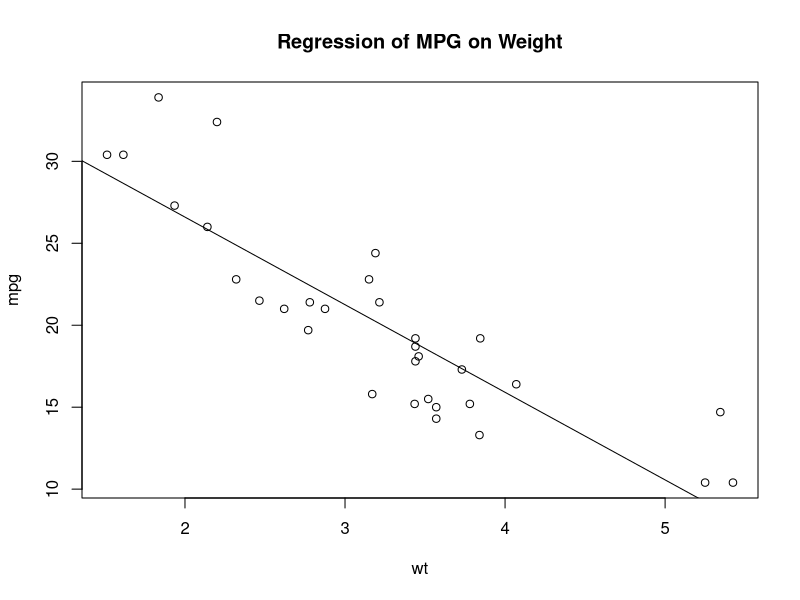
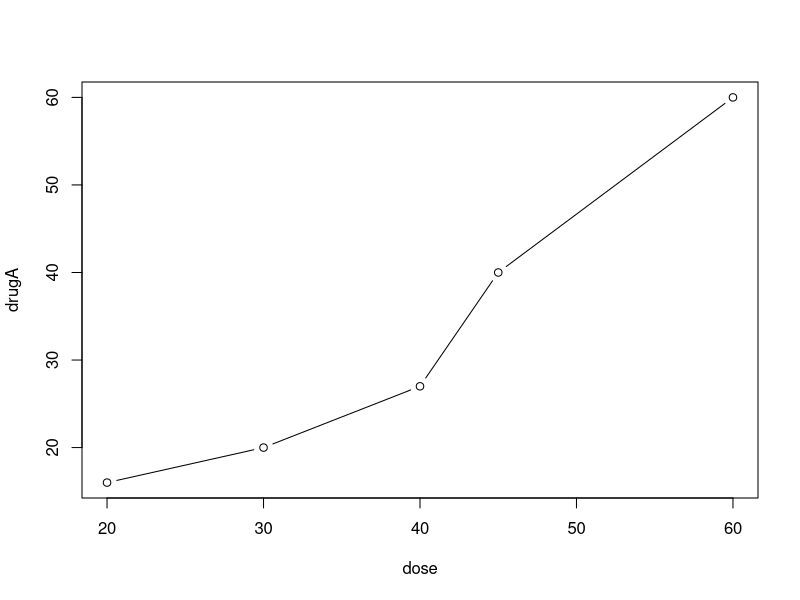
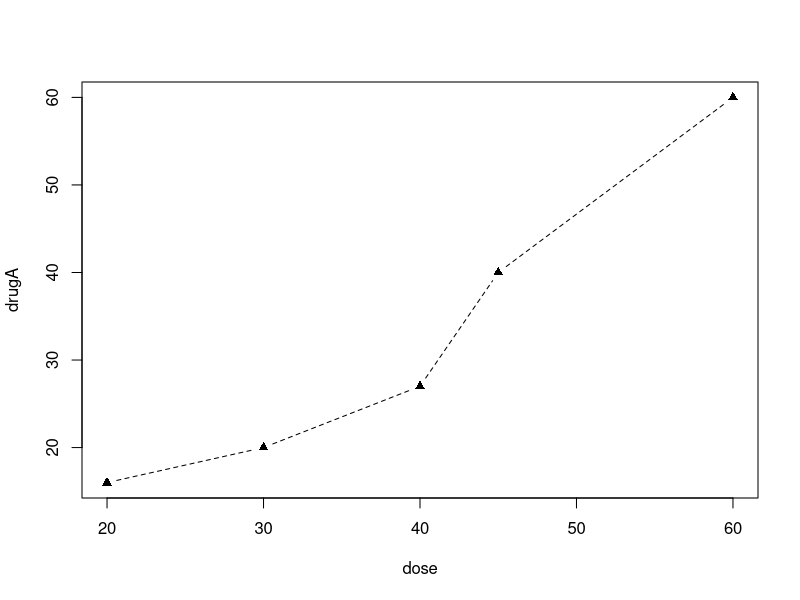
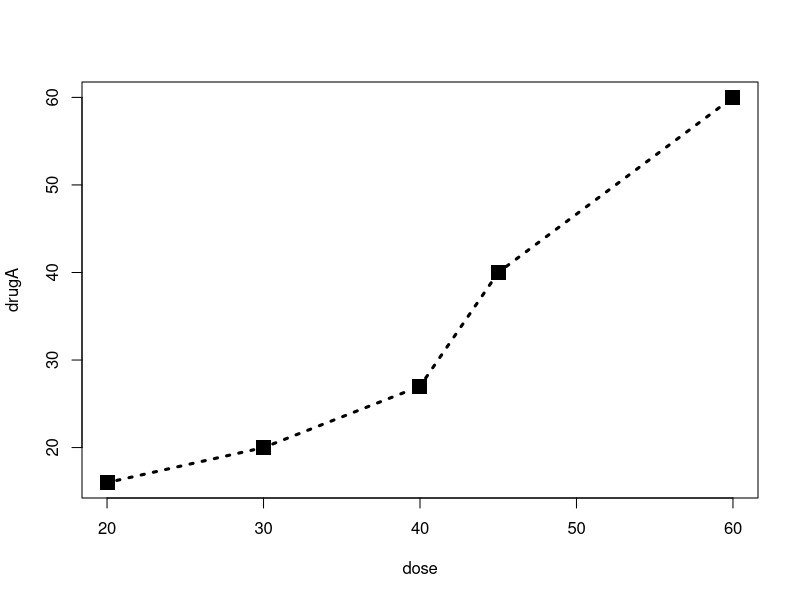
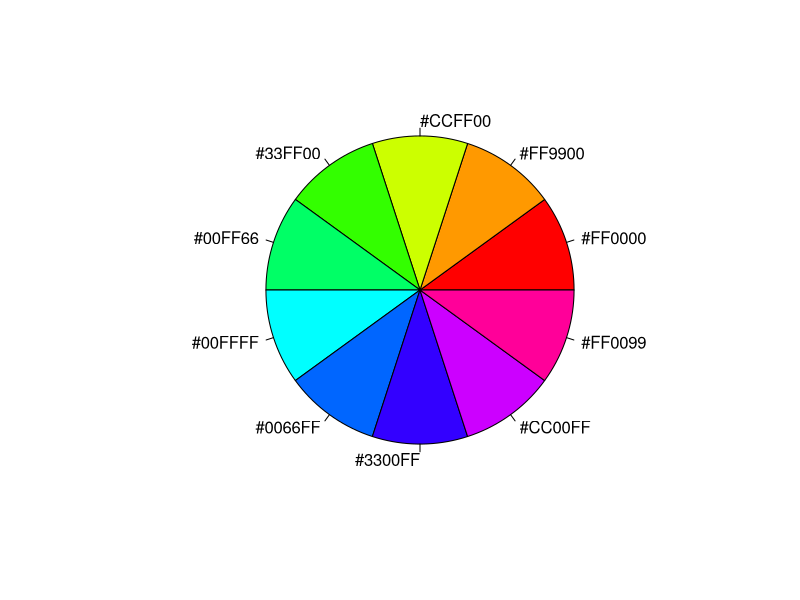
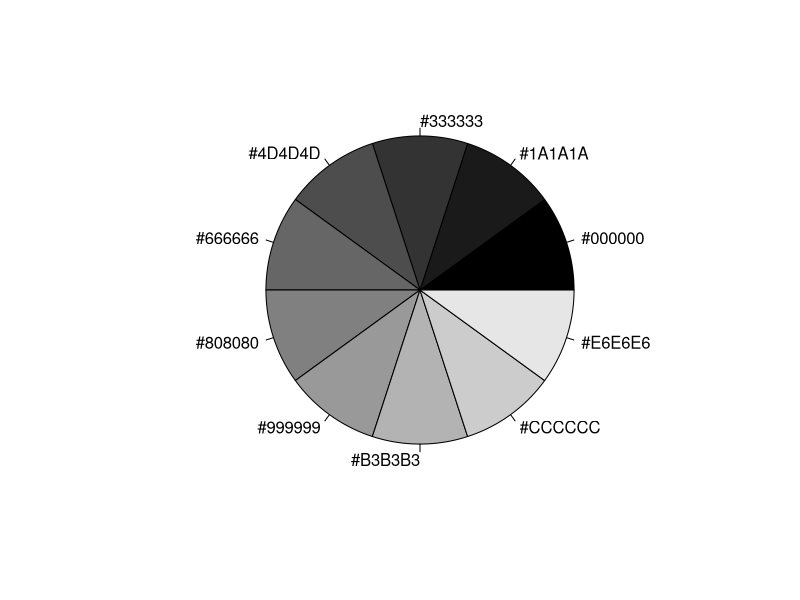
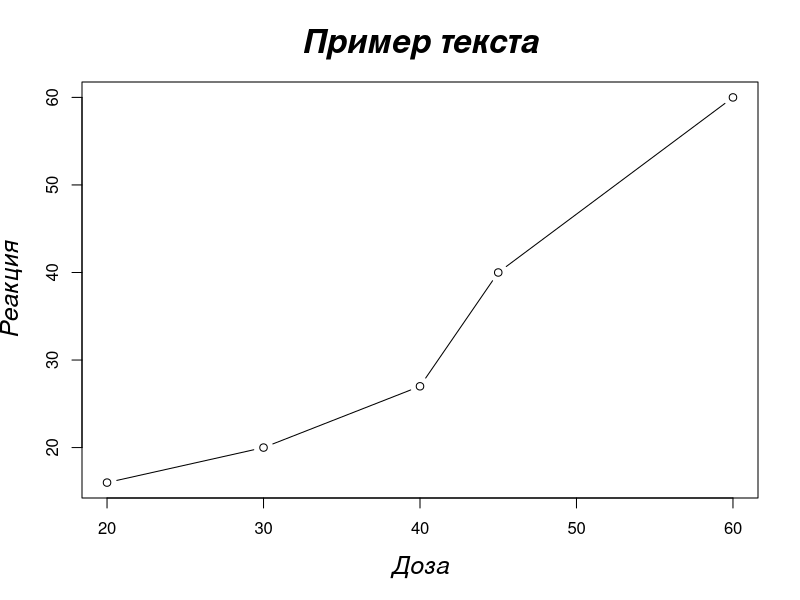
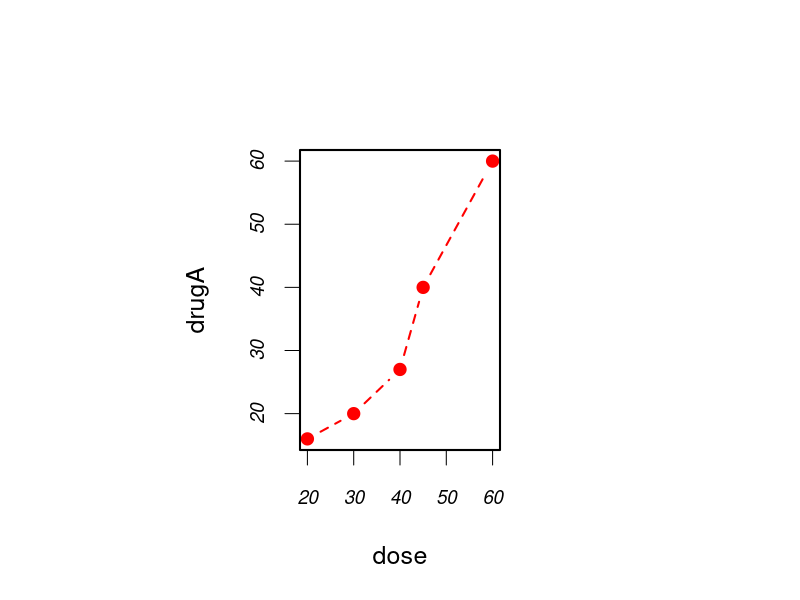

Write the R code that produced these figures, in order.
png("example_0.png")
attach(mtcars)
plot(wt, mpg)
abline(lm(mpg ~ wt))
title("Regression of MPG on Weight")
detach(mtcars)
dev.off()

dose <- c(20, 30, 40, 45, 60)
drugA <- c(16, 20, 27, 40, 60)
drugB <- c(15, 18, 25, 31, 40)

png("example_1.png")
plot(dose, drugA, type = "b")
dev.off()

png("example_2.png")
opar <- par(no.readonly = TRUE)
par(lty = 2, pch = 17)
plot(dose, drugA, type = "b")
par(opar)
dev.off()

png("example_3.png")
plot(dose, drugA, type = "b", lty = 3, lwd = 3, pch = 15, cex = 2)
dev.off()

n <- 10
mycolors <- rainbow(n)
png("example_4.png")
pie(rep(1, n), labels = mycolors, col = mycolors)
mygrays <- gray(0:n/n)
png("example_5.png")
pie(rep(1, n), labels = mygrays, col = mygrays)
dev.off()

png("example_6.png")
opar <- par(no.readonly = TRUE)
par(font.lab = 3, cex.lab = 1.5, font.main = 4, cex.main = 2)
plot(dose, drugA, type = "b", main = "Пример текста", xlab = "Доза", ylab = "Реакция")
par(opar)
dev.off()

png("example_7.png")
opar <- par(no.readonly=TRUE)
par(pin=c(2, 3))
par(lwd=2, cex=1.5)
par(cex.axis=.75, font.axis=3)
plot(dose, drugA, type="b", pch=19, lty=2, col="red")
plot(dose, drugB, type="b", pch=23, lty=6, col="blue", bg="green")
par(opar)
dev.off()

x <- c(1:10)
y <- x
z <- 10 / x

png("example_8.png")
opar <- par(no.readonly = TRUE)
plot(dose, drugA, type="b",
    col="red", lty=2, pch=2, lwd=2,
    main="клинические испытания прпарата A",
    sub="это вымышленные данные",
    xlab="Доза", ylab="Эффект от препарата",
    xlim=c(0, 60), ylim=c(0, 70))
par(opar)
dev.off()

png("example_9.png")
plot(dose, drugA, type = "b", ann = FALSE)
title(main = "клинические испытания препарата А", col.main = "red",
      sub = "это вымышленные данные", col.sub = "blue",
      xlab = "Доза", ylab = "Эффект от препарата", col.lab = "green", cex.lab = 0.75)
dev.off()

png("example_10.png")
plot(dose, drugA, type = "b", pch = 17, lty = 1, col = "red",
     ylim = c(0, 70), xlab = "Доза", ylab = "Реакция",
     main = "Сравнение лекарств A и B")
lines(dose, drugB, type = "b", pch = 19, lty = 2, col = "blue")
legend("topleft", legend = c("Лекарство A", "Лекарство B"),
       col = c("red", "blue"), pch = c(17, 19), lty = c(1, 2))
dev.off()

x <- seq(0.1, 10, by = 1)
y_square <- x^2
y_exp <- exp(x)
x_sin <- seq(0, 2*pi, length.out = 10)
y_sin <- sin(x_sin)

png("x2.png")
plot(x, y_square, type = "b", pch = 16, col = "blue", lty = 1,
     main = "y = x^2",
     xlab = "x", ylab = "y")
dev.off()

png("exp.png")
plot(x, y_exp, type = "l", lwd = 2, col = "red",
     main = "y = exp(x)",
     xlab = "x", ylab = "y")
points(x, y_exp, pch = 19, col = "red", cex = 0.5)
dev.off()

png("sin.png")
plot(x_sin, y_sin, type = "l", lty = 1, col = "darkgreen", lwd = 2,
     main = "y = sin(x)",
     sub = "x от 0 до 2π",
     xlab = "x (радианы)", ylab = "sin(x)",
     xaxt = "n")
axis(1, at = c(0, pi/2, pi, 3*pi/2, 2*pi),
     labels = c("0", "π/2", "π", "3π/2", "2π"))
dev.off()

png("comment_code.png")
# Инициализация данных
x <- c(1:10)
y <- x
z <- 10/x

# Сохраняем текущие графические параметры
opar <- par(no.readonly = TRUE)
# Устанавливаем поля графика
par(mar = c(5, 4, 4, 8) + 0.1)

# Строим график типа "b", 21 - круги, красный цвет,
# без оси y, тип линии 3 - пунктир, без автоматических заголовков
plot(x, y, type = "b",
     pch = 21, col = "red",
     yaxt = "n", lty = 3, ann = FALSE)

# Добавляем линию, 22 - квадраты, синий цвет, тип линии 2 - штриховая
lines(x, z, type = "b", pch = 22, col = "blue", lty = 2)

# Добавляем ось Y (2 - слева) с делениями в точках x, подписи красные, перпендикулярно оси
axis(2, at = x, labels = x, col.axis = "red", las = 2)

# Добавляем ось Y (4 - справа) с делениями в точках z, подписи округлены до 2 знаков,
# синие, размер шрифта 0.7, длина делений наружу
axis(4, at = z, labels = round(z, digits = 2),
     col.axis = "blue", las = 2, cex.axis = 0.7, tck = -0.01)

# Текст с правой стороны на расстоянии 3 строк, синий, горизонтально
mtext("y=1/x", side = 4, line = 3, cex.lab = 1, las = 2, col = "blue")

# Добавляем заголовок и подписи осей
title("Пример осей",
      xlab = "значение переменной X",
      ylab = "Y = X")

# Восстанавливаем исходные графические параметры
par(opar)
dev.off()
